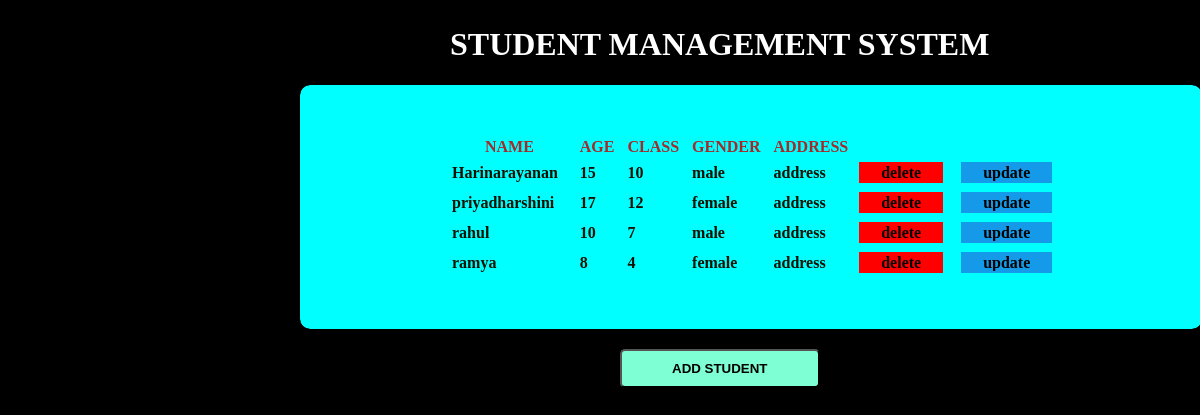
The page / on the database its author committed.
### studentmanager/models.py (models this page shows)
class Student_model(models.Model):
    name = models.CharField(max_length=10000)
    age = models.IntegerField()
    gender = models.CharField(max_length=1000)
    standard = models.IntegerField()
    address = models.CharField(max_length=10000,default="address")

### studentmanager/views.py (the view)
# urls.py: 2. Add a URL to urlpatterns:  path('', views.home, name='home')
def home(request):
    data = Student_model.objects.all()
    data_dict = {"data_list":data}
    return render(request,"studentmanager/home.html",context = data_dict)

### templates/studentmanager/home.html (shortened to what this page needs)
<!DOCTYPE html>
<html lang="en">
  <head>
  </head>
  <body>
    <div id="main">
      <h1>STUDENT MANAGEMENT SYSTEM</h1>
      <table>
        <thead>
          <th>NAME</th>
          <th>AGE</th>
          <th>CLASS</th>
          <th>GENDER</th>
          <th>ADDRESS</th>
        </thead>
        {% for item in data_list %}
        <tr>
          <td>{{item.name }}</td>
          <td>{{item.age }}</td>
          <td>{{item.standard }}</td>
          <td>{{item.gender }}</td>
          <td id="addresstd">{{item.address }}</td>
          <td><a href="/delete/{{item.id}}" id="delete">delete</a></td>
          <td><a href="/update/{{item.id}}" id="update">update</a></td>
        </tr>
        {% endfor %}
      </table>
      <a href="/add"
        ><input type="submit" value="ADD STUDENT" id="addbutton"
      /></a>
    </div>
  </body>
</html>

### templates/studentmanager/home.html (style rules this page uses)
body { margin: 0; padding: 0; background-color: black; }
#main { padding: 5px 300px; max-width: 100%; padding-right: 40px; padding-bottom: 50px; }
h1 { color: white; margin-left: 150px; max-width: 600px; }
table { outline: 5px solid black; max-width: 300px; padding: 50px 140px; background-color: aqua; font-weight: 700; border-radius: 10px; }
#addbutton { margin-top: 20px; padding: 10px 50px; margin-left: 320px; background-color: aquamarine; font-weight: 900; border-radius: 5px; }
th { padding-left: 10px; color: brown; }
td { padding: 5px 10px; color: rgb(24, 16, 1); }
#addresstd { max-width: 50px; }
#delete { text-decoration: none; color: black; outline: 2px solid red; background-color: red; padding: 0 20px; }
#update { text-decoration: none; color: black; outline: 2px solid rgb(20, 154, 232); background-color: rgb(20, 154, 232); padding: 0 20px; }

### rows shown on the page
Student_model: name "Harinarayanan", age "15", standard "10", gender "male", address "address"
Student_model: name "priyadharshini", age "17", standard "12", gender "female", address "address"
Student_model: name "rahul", age "10", standard "7", gender "male", address "address"
Student_model: name "ramya", age "8", standard "4", gender "female", address "address"
